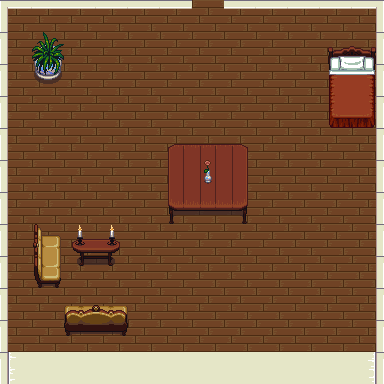

This game map was drawn from its Tiled (.tmx) file and the tilesets committed beside it. A one-line description and the full map source follow:
An orthogonal 12x12 tile map with 32x32 px tiles, 4 tile layers (שכבת משבצות 1, שכבת משבצות 2, שכבת משבצות 3, שכבת משבצות 4), 1 hidden layer not drawn, 4 tilesets and 20 objects (exit, spawn, compass, secretPassage, back_from_underground, ...).

<map version="1.0" tiledversion="1.0.2" orientation="orthogonal" renderorder="right-down" width="12" height="12" tilewidth="32" tileheight="32" nextobjectid="25">
 <tileset firstgid="1" name="inside" tilewidth="32" tileheight="32" spacing="2" margin="1" tilecount="100" columns="10">
  <image source="../general/LPC/inside.png" width="340" height="340" />
 </tileset>
 <tileset firstgid="101" name="Inside_B" tilewidth="32" tileheight="32" spacing="2" margin="1" tilecount="256" columns="16">
  <image source="../general/LPC/Inside_B.png" width="544" height="544" />
 </tileset>
 <tileset firstgid="357" name="Inside_A4" tilewidth="32" tileheight="32" spacing="2" margin="1" tilecount="240" columns="16">
  <image source="../general/LPC/Inside_A4.png" width="544" height="512" />
 </tileset>
 <tileset firstgid="597" name="starirs" tilewidth="32" tileheight="32" tilecount="1" columns="1">
  <image source="../general/LPC/starirs.png" width="36" height="36" />
 </tileset>
 <layer name="שכבת משבצות 1" width="12" height="12">
  <data encoding="csv">
41,41,41,41,41,41,41,41,41,41,41,41,
41,41,41,41,41,41,41,41,41,41,41,41,
41,41,41,41,41,41,41,41,41,41,41,41,
41,41,41,41,41,41,41,41,41,41,41,41,
41,41,41,41,41,41,41,41,41,41,41,41,
41,41,41,41,41,41,41,41,41,41,41,41,
41,41,41,41,41,41,41,41,41,41,41,41,
41,41,41,41,41,41,41,41,41,41,41,41,
41,41,41,41,41,41,41,41,41,41,41,41,
41,41,41,41,41,41,41,41,41,41,41,41,
41,41,41,41,41,41,41,41,41,41,41,41,
41,41,41,41,41,41,41,41,41,41,41,41
</data>
 </layer>
 <layer name="שכבת משבצות 2" width="12" height="12">
  <data encoding="csv">
33,0,33,33,33,33,0,33,33,33,33,33,
5,0,0,0,0,0,0,0,0,0,0,0,
5,153,0,0,0,0,0,0,0,0,263,264,
5,0,0,0,0,0,0,0,0,0,279,280,
5,0,0,0,0,0,0,0,0,0,0,0,
5,0,0,0,0,181,182,183,0,0,0,0,
5,0,0,0,0,197,198,199,0,0,0,0,
5,295,219,220,0,0,0,0,0,0,0,0,
5,311,235,236,0,0,0,0,0,0,0,0,
5,0,293,294,0,0,0,0,0,0,0,0,
5,0,309,310,0,0,0,0,0,0,0,0,
5,0,0,0,0,0,0,0,0,0,0,4
</data>
 </layer>
 <layer name="hidden passage" width="12" height="12" visible="0">
  <data encoding="csv">
0,597,0,0,0,0,0,0,0,0,0,0,
0,0,0,0,0,0,0,0,0,0,0,0,
0,0,0,0,0,0,0,0,0,0,0,0,
0,0,0,0,0,0,0,0,0,0,0,0,
0,0,0,0,0,0,0,0,0,0,0,0,
0,0,0,0,0,0,0,0,0,0,0,0,
0,0,0,0,0,0,0,0,0,0,0,0,
0,0,0,0,0,0,0,0,0,0,0,0,
0,0,0,0,0,0,0,0,0,0,0,0,
0,0,0,0,0,0,0,0,0,0,0,0,
0,0,0,0,0,0,0,0,0,0,0,0,
0,0,0,0,0,0,0,0,0,0,0,0
</data>
 </layer>
 <objectgroup name="characters" />
 <layer name="שכבת משבצות 3" width="12" height="12">
  <data encoding="csv">
44,32,0,0,0,0,0,0,0,0,0,45,
0,137,0,0,0,0,0,0,0,0,247,248,
0,0,0,0,0,0,0,0,0,0,0,4,
0,0,0,0,0,0,0,0,0,0,0,4,
0,0,0,0,0,165,166,167,0,0,0,4,
0,0,0,0,0,0,171,0,0,0,0,4,
0,0,0,0,0,0,0,0,0,0,0,4,
0,0,186,186,0,0,0,0,0,0,0,4,
0,0,0,0,0,0,0,0,0,0,0,4,
0,0,0,0,0,0,0,0,0,0,0,4,
0,0,0,0,0,0,0,0,0,0,0,4,
200,201,201,201,201,201,201,201,201,201,201,202
</data>
 </layer>
 <layer name="שכבת משבצות 4" width="12" height="12">
  <data encoding="csv">
0,0,0,0,0,0,0,0,0,0,0,0,
0,0,0,0,0,0,0,0,0,0,0,4,
0,0,0,0,0,0,0,0,0,0,0,0,
0,0,0,0,0,0,0,0,0,0,0,0,
0,0,0,0,0,0,0,0,0,0,0,0,
0,0,0,0,0,0,0,0,0,0,0,0,
0,0,0,0,0,0,0,0,0,0,0,0,
0,0,0,0,0,0,0,0,0,0,0,0,
0,0,0,0,0,0,0,0,0,0,0,0,
0,0,0,0,0,0,0,0,0,0,0,0,
0,0,0,0,0,0,0,0,0,0,0,0,
0,0,0,0,0,0,0,0,0,0,0,0
</data>
 </layer>
 <objectgroup name="collisions">
  <object id="1" x="376" y="8" width="7" height="362" />
  <object id="3" x="1" y="362" width="375" height="7" />
  <object id="4" x="3" y="1" width="4" height="362" />
  <object id="5" x="7" y="1" width="183" height="9" />
  <object id="6" x="223" y="1" width="159" height="8" />
  <object id="9" x="31" y="55" width="33" height="27">
   <ellipse />
  </object>
  <object id="10" x="328" y="62" width="47" height="67" />
  <object id="11" x="34" y="237" width="26" height="50" />
  <object id="12" x="33" y="224" width="9" height="15" />
  <object id="13" x="63" y="305" width="66" height="30" />
  <object id="14" x="72" y="239" width="47" height="24" />
  <object id="18" x="167" y="145" width="81" height="62" />
  <object id="19" x="166" y="207" width="10" height="17" />
  <object id="21" x="240" y="207" width="8" height="16" />
 </objectgroup>
 <objectgroup name="events">
  <object id="7" name="exit" x="192" y="1" width="32" height="5" />
  <object id="15" name="spawn" x="204" y="18" width="12" height="14" />
  <object id="16" name="compass" x="233" y="328" width="12" height="9" />
  <object id="17" name="secretPassage" x="33" y="18" width="19" height="16" />
  <object id="23" name="back_from_underground" x="63.5" y="19.5" width="7" height="13" />
  <object id="24" name="woman" x="41" y="149" />
 </objectgroup>
</map>
